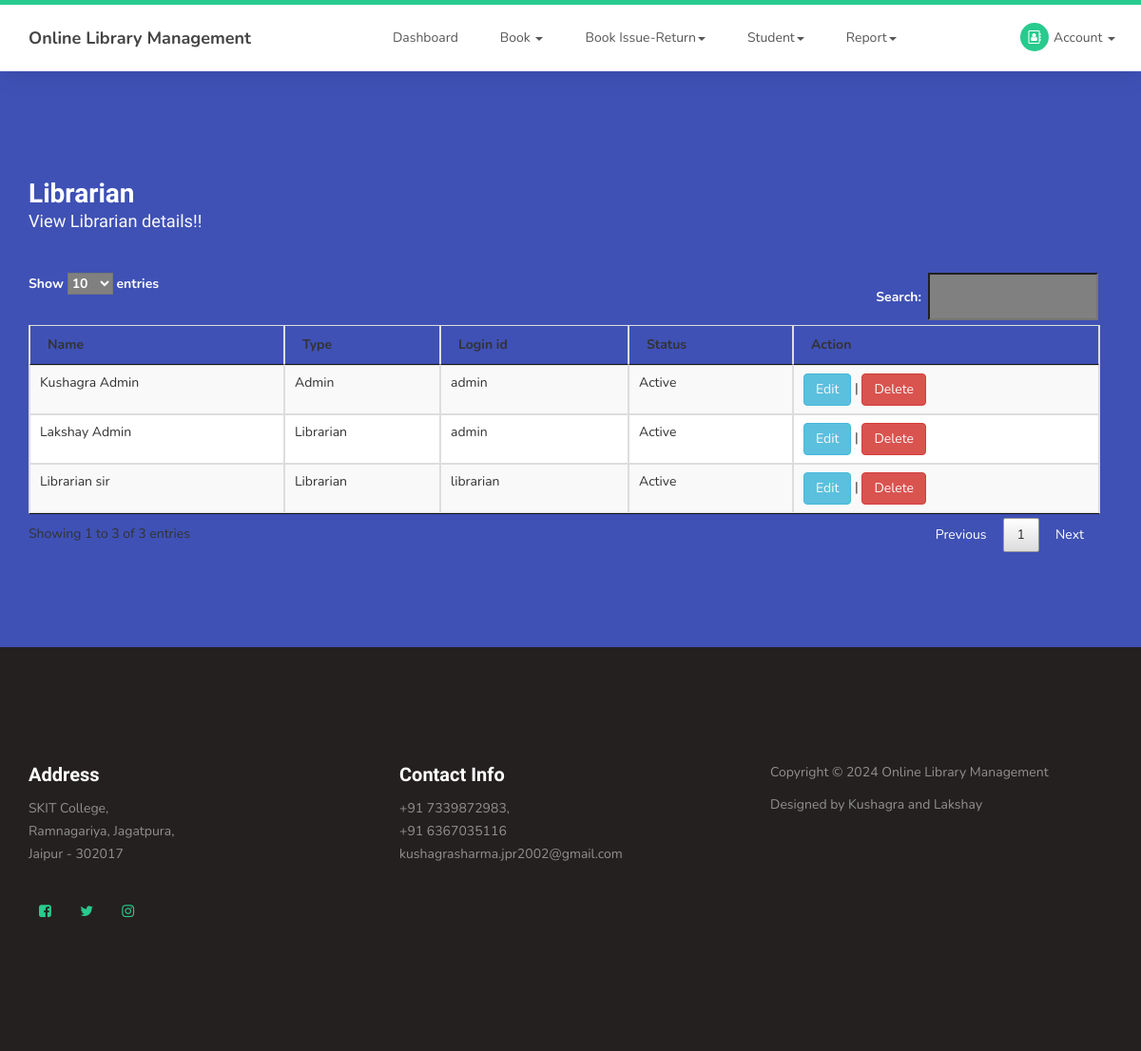
The page /viewlibrarian.php (signed in) on the database its author committed.
### tables this page shows
CREATE TABLE `librarian` (
  `librarian_id` int(10) NOT NULL,
  `name` varchar(25) NOT NULL,
  `type` varchar(10) NOT NULL,
  `loginid` varchar(25) NOT NULL,
  `password` varchar(100) NOT NULL,
  `status` varchar(10) NOT NULL
);

### viewlibrarian.php (the view, shortened to what this page needs)
<?php
include("header.php");
?>
     <section id="contact">
          <div class="container">
               <div class="row">
                    <div class="col-md-12 col-sm-12">
                         <form id="contact-form" role="form" action="" method="post">
                              <div class="section-title">
                                   <h2>Librarian<small>View Librarian details!!</small></h2>
                              </div>
                              <div class="col-md-12 col-sm-12">
<table id="idviewbook"  class="table table-striped table-bordered"  >
	<thead>
		<tr>
			<th>Name</th>
			<th>Type</th>
			<th>Login id</th>
			<th>Status</th>
			<th>Action</th>
		</tr>
	</thead>
	<tbody>
	<?php
	$sql= "SELECT * FROM librarian";
	$qsql = mysqli_query($con,$sql);
	while($rs = mysqli_fetch_array($qsql))
	{
		echo "<tr>
			<td>$rs[name]</td>
			<td>$rs[type]</td>
			<td>$rs[loginid]</td>
			<td>$rs[status]</td>
			<td><a href='librarian.php?editid=$rs[librarian_id]'  class='btn btn-info' >Edit</a> | <a  class='btn btn-danger' href='viewlibrarian.php?delid=$rs[librarian_id]' onclick='return confirmdel()'>Delete</a></td>
		</tr>";
	}
	?>
	</tbody>
</table>
                              </div>
                         </form>
                    </div>
               </div>
          </div>
     </section>
<?php
include("footer.php");
?>

### css/templatemo-style.css (style rules this page uses)
body { background: #ffffff; font-family: 'Nunito', sans-serif; overflow-x: hidden; padding-top: 70px; }
h1,h2,h3,h4,h5,h6 { font-family: 'Muli', sans-serif; font-weight: bold; line-height: inherit; }
h2 { color: #353535; font-size: 2em; padding-bottom: 10px; }
html { -webkit-font-smoothing: antialiased; }
a { color: #252525; -webkit-transition: 0.5s; transition: 0.5s; text-decoration: none !important; }
a, input, button, .form-control { -webkit-transition: 0.5s; transition: 0.5s; }
.section-title { padding-bottom: 40px; }
.section-title h2 { margin: 0; }
.section-title small { display: block; }
section { position: relative; padding: 100px 0; }
#contact { background: #3f51b5; }
#contact h2 { color: #ffffff; }
#contact .section-title { padding-bottom: 20px; }
#contact h2 > small, #contact p, #contact a { color: #f9f9f9; }
#contact-form { padding: 1em 0; }
#contact-form .col-md-12, #contact-form .col-md-4 { padding-left: 0; }

### rows shown on the page
librarian: name "Kushagra Admin", type "Admin", loginid "admin", status "Active"
librarian: name "Lakshay Admin", type "Librarian", loginid "admin", status "Active"
librarian: name "Librarian sir", type "Librarian", loginid "librarian", status "Active"
